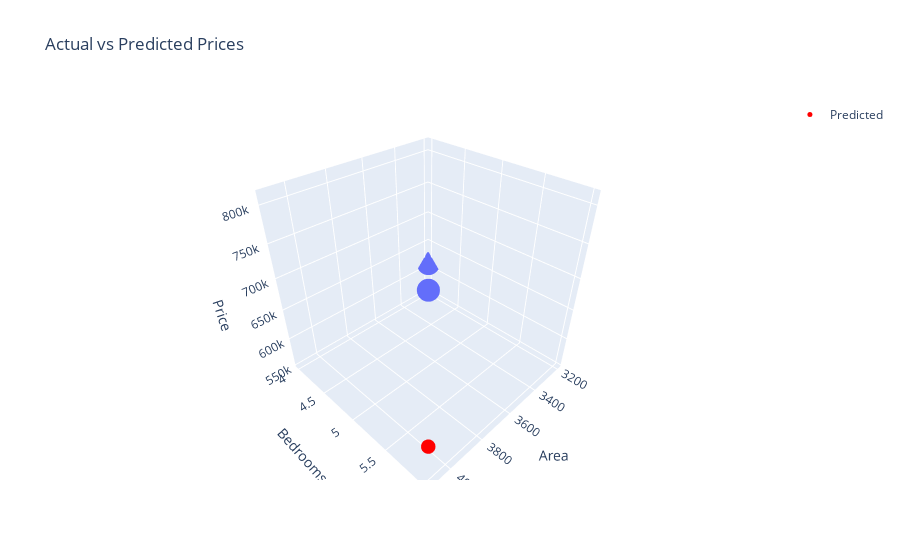

This figure's notebook cell:
### Code cell
fig = px.scatter_3d(x=X_test['area'], y=X_test['bedrooms'], z=Y_test,
                    labels={'x': 'Area', 'y': 'Bedrooms', 'z': 'Price'},
                    title='Actual vs Predicted Prices')

# Add 3D scatter plot for predicted data
fig.add_trace(go.Scatter3d(x=X_test['area'], y=X_test['bedrooms'], z=Y_predict_test,
                           mode='markers',
                           marker=dict(size=5, color='red'),
                           name='Predicted'))

# Show the plot
fig.show()

### Figure 1 — Plotly figure (JSON) as saved in the notebook; plotly's stock layout.template omitted (floating-point values rounded to 4 significant figures)
{"data": [{"hovertemplate": "Area=%{x}<br>Bedrooms=%{y}<br>Price=%{z}<extra></extra>", "legendgroup": "", "marker": {"color": "#636efa", "symbol": "circle"}, "mode": "markers", "name": "", "scene": "scene", "showlegend": false, "type": "scatter3d", "x": [4100, 3200], "y": [6, 4], "z": [810000, 610000]}, {"marker": {"color": "red", "size": 5}, "mode": "markers", "name": "Predicted", "type": "scatter3d", "x": [4100, 3200], "y": [6, 4], "z": [608500.0, 554875]}], "layout": {"legend": {"tracegroupgap": 0}, "scene": {"domain": {"x": [0, 1], "y": [0, 1]}, "xaxis": {"title": {"text": "Area"}}, "yaxis": {"title": {"text": "Bedrooms"}}, "zaxis": {"title": {"text": "Price"}}}, "title": {"text": "Actual vs Predicted Prices"}}}
